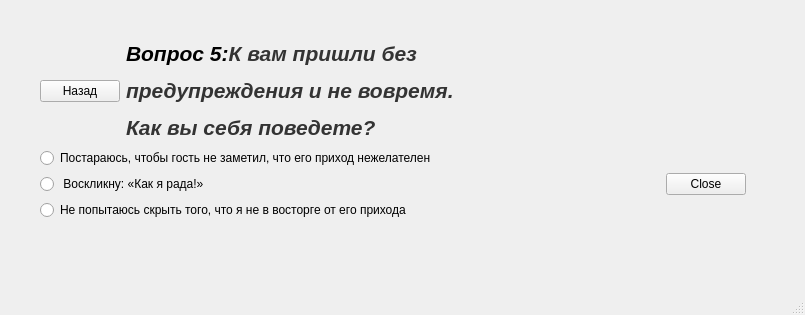
<?xml version="1.0" encoding="UTF-8"?>
<ui version="4.0">
 <class>Test_2q5</class>
 <widget class="QMainWindow" name="Test_2q5">
  <property name="geometry">
   <rect>
    <x>0</x>
    <y>0</y>
    <width>805</width>
    <height>315</height>
   </rect>
  </property>
  <property name="windowTitle">
   <string>MainWindow</string>
  </property>
  <widget class="QWidget" name="centralwidget">
   <widget class="QWidget" name="">
    <property name="geometry">
     <rect>
      <x>40</x>
      <y>40</y>
      <width>706</width>
      <height>180</height>
     </rect>
    </property>
    <layout class="QGridLayout" name="gridLayout">
     <item row="0" column="0">
      <layout class="QHBoxLayout" name="horizontalLayout">
       <item>
        <widget class="QPushButton" name="backButton_for_q4">
         <property name="text">
          <string>Назад</string>
         </property>
        </widget>
       </item>
       <item>
        <widget class="QLabel" name="label">
         <property name="text">
          <string>&lt;html&gt;&lt;head/&gt;&lt;body&gt;&lt;p&gt;&lt;span style=&quot; font-size:16pt; font-weight:600; font-style:italic;&quot;&gt;Вопрос 5:&lt;/span&gt;&lt;span style=&quot; font-family:'Trebuchet MS,Georgia,Bitstream Charter,serif'; font-size:16pt; font-weight:600; font-style:italic; color:#333333; background-color:transparent;&quot;&gt;К вам пришли без&lt;/span&gt;&lt;/p&gt;&lt;p&gt;&lt;span style=&quot; font-family:'Trebuchet MS,Georgia,Bitstream Charter,serif'; font-size:16pt; font-weight:600; font-style:italic; color:#333333; background-color:transparent;&quot;&gt;предупреждения и не вовремя. &lt;/span&gt;&lt;/p&gt;&lt;p&gt;&lt;span style=&quot; font-family:'Trebuchet MS,Georgia,Bitstream Charter,serif'; font-size:16pt; font-weight:600; font-style:italic; color:#333333; background-color:transparent;&quot;&gt;Как вы себя поведете?&lt;/span&gt;&lt;/p&gt;&lt;/body&gt;&lt;/html&gt;</string>
         </property>
        </widget>
       </item>
      </layout>
     </item>
     <item row="1" column="0">
      <layout class="QVBoxLayout" name="verticalLayout">
       <item>
        <widget class="QRadioButton" name="radioButton_15">
         <property name="text">
          <string>Постараюсь, чтобы гость не заметил, что его приход нежелателен</string>
         </property>
        </widget>
       </item>
       <item>
        <widget class="QRadioButton" name="radioButton_25">
         <property name="text">
          <string> Воскликну: «Как я рада!»</string>
         </property>
        </widget>
       </item>
       <item>
        <widget class="QRadioButton" name="radioButton_35">
         <property name="text">
          <string>Не попытаюсь скрыть того, что я не в восторге от его прихода</string>
         </property>
        </widget>
       </item>
      </layout>
     </item>
     <item row="1" column="1">
      <layout class="QHBoxLayout" name="horizontalLayout_2">
       <item>
        <spacer name="horizontalSpacer">
         <property name="orientation">
          <enum>Qt::Horizontal</enum>
         </property>
         <property name="sizeHint" stdset="0">
          <size>
           <width>208</width>
           <height>20</height>
          </size>
         </property>
        </spacer>
       </item>
       <item>
        <widget class="QPushButton" name="closeButton_for_Begin">
         <property name="text">
          <string>Close</string>
         </property>
        </widget>
       </item>
      </layout>
     </item>
    </layout>
   </widget>
  </widget>
  <widget class="QMenuBar" name="menubar">
   <property name="geometry">
    <rect>
     <x>0</x>
     <y>0</y>
     <width>805</width>
     <height>21</height>
    </rect>
   </property>
  </widget>
  <widget class="QStatusBar" name="statusbar"/>
 </widget>
 <resources/>
 <connections/>
</ui>
